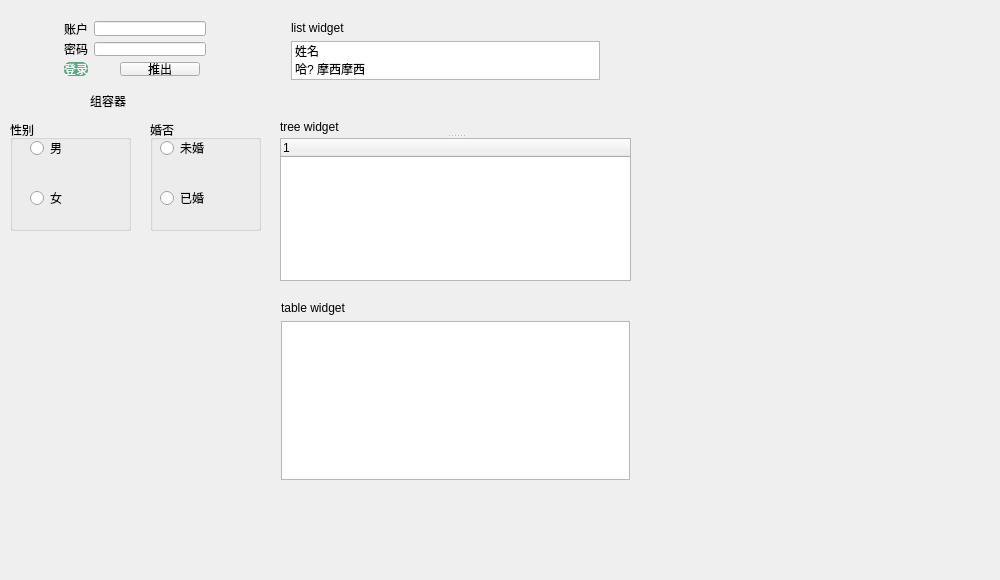
<?xml version="1.0" encoding="UTF-8"?>
<ui version="4.0">
 <class>Layout</class>
 <widget class="QWidget" name="Layout">
  <property name="geometry">
   <rect>
    <x>0</x>
    <y>0</y>
    <width>1000</width>
    <height>580</height>
   </rect>
  </property>
  <property name="windowTitle">
   <string>Layout</string>
  </property>
  <widget class="QGroupBox" name="groupBox">
   <property name="geometry">
    <rect>
     <x>10</x>
     <y>120</y>
     <width>121</width>
     <height>111</height>
    </rect>
   </property>
   <property name="title">
    <string>性别</string>
   </property>
   <widget class="QRadioButton" name="woman_radio_btn">
    <property name="geometry">
     <rect>
      <x>20</x>
      <y>70</y>
      <width>86</width>
      <height>16</height>
     </rect>
    </property>
    <property name="text">
     <string>女</string>
    </property>
   </widget>
   <widget class="QRadioButton" name="man_radio_btn">
    <property name="geometry">
     <rect>
      <x>20</x>
      <y>20</y>
      <width>86</width>
      <height>16</height>
     </rect>
    </property>
    <property name="text">
     <string>男</string>
    </property>
   </widget>
  </widget>
  <widget class="QGroupBox" name="groupBox_2">
   <property name="geometry">
    <rect>
     <x>150</x>
     <y>120</y>
     <width>111</width>
     <height>111</height>
    </rect>
   </property>
   <property name="title">
    <string>婚否</string>
   </property>
   <widget class="QRadioButton" name="unmarried_radio_btn">
    <property name="geometry">
     <rect>
      <x>10</x>
      <y>70</y>
      <width>86</width>
      <height>16</height>
     </rect>
    </property>
    <property name="text">
     <string>已婚</string>
    </property>
   </widget>
   <widget class="QRadioButton" name="married_radio_btn">
    <property name="geometry">
     <rect>
      <x>10</x>
      <y>20</y>
      <width>86</width>
      <height>16</height>
     </rect>
    </property>
    <property name="text">
     <string>未婚</string>
    </property>
   </widget>
  </widget>
  <widget class="QLabel" name="label_3">
   <property name="geometry">
    <rect>
     <x>90</x>
     <y>90</y>
     <width>41</width>
     <height>21</height>
    </rect>
   </property>
   <property name="text">
    <string>组容器</string>
   </property>
  </widget>
  <widget class="QSplitter" name="splitter">
   <property name="geometry">
    <rect>
     <x>280</x>
     <y>120</y>
     <width>351</width>
     <height>161</height>
    </rect>
   </property>
   <property name="orientation">
    <enum>Qt::Vertical</enum>
   </property>
   <widget class="QLabel" name="label_5">
    <property name="sizePolicy">
     <sizepolicy hsizetype="Expanding" vsizetype="Expanding">
      <horstretch>0</horstretch>
      <verstretch>0</verstretch>
     </sizepolicy>
    </property>
    <property name="text">
     <string>tree widget</string>
    </property>
    <property name="textFormat">
     <enum>Qt::AutoText</enum>
    </property>
   </widget>
   <widget class="QTreeWidget" name="treeWidget">
    <column>
     <property name="text">
      <string notr="true">1</string>
     </property>
    </column>
   </widget>
  </widget>
  <widget class="QWidget" name="layoutWidget">
   <property name="geometry">
    <rect>
     <x>10</x>
     <y>10</y>
     <width>255</width>
     <height>77</height>
    </rect>
   </property>
   <layout class="QGridLayout" name="gridLayout">
    <item row="0" column="0">
     <spacer name="horizontalSpacer">
      <property name="orientation">
       <enum>Qt::Horizontal</enum>
      </property>
      <property name="sizeHint" stdset="0">
       <size>
        <width>40</width>
        <height>20</height>
       </size>
      </property>
     </spacer>
    </item>
    <item row="0" column="1">
     <widget class="QLabel" name="label">
      <property name="text">
       <string>账户</string>
      </property>
     </widget>
    </item>
    <item row="0" column="2" colspan="3">
     <widget class="QLineEdit" name="lineEdit"/>
    </item>
    <item row="0" column="5">
     <spacer name="horizontalSpacer_2">
      <property name="orientation">
       <enum>Qt::Horizontal</enum>
      </property>
      <property name="sizeHint" stdset="0">
       <size>
        <width>40</width>
        <height>20</height>
       </size>
      </property>
     </spacer>
    </item>
    <item row="1" column="0">
     <spacer name="horizontalSpacer_3">
      <property name="orientation">
       <enum>Qt::Horizontal</enum>
      </property>
      <property name="sizeHint" stdset="0">
       <size>
        <width>40</width>
        <height>20</height>
       </size>
      </property>
     </spacer>
    </item>
    <item row="1" column="1">
     <widget class="QLabel" name="label_2">
      <property name="text">
       <string>密码</string>
      </property>
     </widget>
    </item>
    <item row="1" column="2" colspan="3">
     <widget class="QLineEdit" name="lineEdit_2">
      <property name="echoMode">
       <enum>QLineEdit::Password</enum>
      </property>
     </widget>
    </item>
    <item row="1" column="5">
     <spacer name="horizontalSpacer_4">
      <property name="orientation">
       <enum>Qt::Horizontal</enum>
      </property>
      <property name="sizeHint" stdset="0">
       <size>
        <width>40</width>
        <height>20</height>
       </size>
      </property>
     </spacer>
    </item>
    <item row="2" column="0">
     <spacer name="horizontalSpacer_5">
      <property name="orientation">
       <enum>Qt::Horizontal</enum>
      </property>
      <property name="sizeType">
       <enum>QSizePolicy::Minimum</enum>
      </property>
      <property name="sizeHint" stdset="0">
       <size>
        <width>40</width>
        <height>21</height>
       </size>
      </property>
     </spacer>
    </item>
    <item row="2" column="1">
     <widget class="QPushButton" name="pushButton">
      <property name="minimumSize">
       <size>
        <width>0</width>
        <height>12</height>
       </size>
      </property>
      <property name="styleSheet">
       <string notr="true">QPushButton{
border-radius: 6px; 
background-color: rgb(85, 170, 127); 
color: rgb(255, 255, 255); 
height:20px
}</string>
      </property>
      <property name="text">
       <string>登录</string>
      </property>
     </widget>
    </item>
    <item row="2" column="2">
     <spacer name="horizontalSpacer_6">
      <property name="orientation">
       <enum>Qt::Horizontal</enum>
      </property>
      <property name="sizeType">
       <enum>QSizePolicy::Minimum</enum>
      </property>
      <property name="sizeHint" stdset="0">
       <size>
        <width>20</width>
        <height>21</height>
       </size>
      </property>
     </spacer>
    </item>
    <item row="2" column="3">
     <widget class="QPushButton" name="pushButton_2">
      <property name="styleSheet">
       <string notr="true"/>
      </property>
      <property name="text">
       <string>推出</string>
      </property>
     </widget>
    </item>
    <item row="2" column="4" colspan="2">
     <spacer name="horizontalSpacer_7">
      <property name="orientation">
       <enum>Qt::Horizontal</enum>
      </property>
      <property name="sizeType">
       <enum>QSizePolicy::Minimum</enum>
      </property>
      <property name="sizeHint" stdset="0">
       <size>
        <width>40</width>
        <height>21</height>
       </size>
      </property>
     </spacer>
    </item>
   </layout>
  </widget>
  <widget class="QWidget" name="layoutWidget">
   <property name="geometry">
    <rect>
     <x>280</x>
     <y>10</y>
     <width>331</width>
     <height>81</height>
    </rect>
   </property>
   <layout class="QVBoxLayout" name="verticalLayout">
    <item>
     <widget class="QLabel" name="label_4">
      <property name="sizePolicy">
       <sizepolicy hsizetype="Expanding" vsizetype="Expanding">
        <horstretch>0</horstretch>
        <verstretch>0</verstretch>
       </sizepolicy>
      </property>
      <property name="text">
       <string>list widget</string>
      </property>
      <property name="textFormat">
       <enum>Qt::AutoText</enum>
      </property>
     </widget>
    </item>
    <item>
     <widget class="QListWidget" name="list_widget">
      <item>
       <property name="text">
        <string>姓名</string>
       </property>
       <property name="icon">
        <iconset resource="QtLearning.qrc">
         <normaloff>:/resources/images/manufacturing_01.ico</normaloff>:/resources/images/manufacturing_01.ico</iconset>
       </property>
      </item>
      <item>
       <property name="text">
        <string>哈? 摩西摩西</string>
       </property>
      </item>
     </widget>
    </item>
   </layout>
  </widget>
  <widget class="QWidget" name="">
   <property name="geometry">
    <rect>
     <x>270</x>
     <y>290</y>
     <width>371</width>
     <height>201</height>
    </rect>
   </property>
   <layout class="QGridLayout" name="gridLayout_2" columnminimumwidth="0">
    <property name="sizeConstraint">
     <enum>QLayout::SetMinimumSize</enum>
    </property>
    <item row="1" column="0">
     <widget class="QLabel" name="label_66">
      <property name="sizePolicy">
       <sizepolicy hsizetype="Expanding" vsizetype="Expanding">
        <horstretch>0</horstretch>
        <verstretch>0</verstretch>
       </sizepolicy>
      </property>
      <property name="text">
       <string>table widget</string>
      </property>
      <property name="textFormat">
       <enum>Qt::AutoText</enum>
      </property>
     </widget>
    </item>
    <item row="2" column="0">
     <widget class="QTableWidget" name="tableWidget"/>
    </item>
   </layout>
  </widget>
 </widget>
 <layoutdefault spacing="6" margin="11"/>
 <resources>
  <include location="QtLearning.qrc"/>
 </resources>
 <connections/>
</ui>
